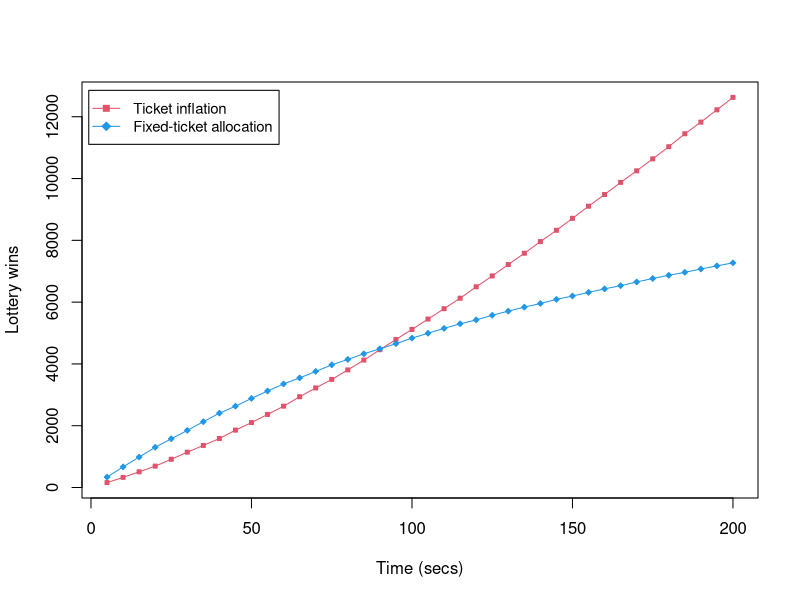

Write the R code that produced this figure.
data <- read.csv('test2.1.csv', header = F)
data <- data[,c(2,4)]
names(data) <- c('w1','w2')
data$time <- seq(0,200,5)
data$w1 <- data$w1 - data$w1[1]
data$w2 <- data$w2 - data$w2[1]
data <- data[2:nrow(data),]
#pdf('test2.pdf')
plot(data$time,data$w2,type='l',xlab='Time (secs)',ylab='Lottery wins',col=2)
points(data$time,data$w2,col=2,cex=0.6,pch=22,bg=2)
lines(data$time,data$w1,col=4)
points(data$time,data$w1,col=4,cex=0.6,pch=23,bg=4)
legend('topleft', legend=c("Ticket inflation", "Fixed-ticket allocation")
       ,inset=c(0.01,0.02)
       ,col=c(2,4),lty=c(1,1),pch=22:24,pt.bg=c(2,4), cex=0.9)
#dev.off()
